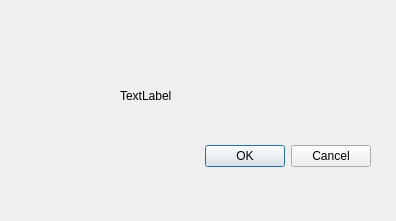
<?xml version="1.0" encoding="UTF-8"?>
<ui version="4.0">
 <class>Dialog</class>
 <widget class="QDialog" name="Dialog">
  <property name="geometry">
   <rect>
    <x>0</x>
    <y>0</y>
    <width>396</width>
    <height>221</height>
   </rect>
  </property>
  <property name="windowTitle">
   <string>Dialog</string>
  </property>
  <widget class="QDialogButtonBox" name="buttonBox">
   <property name="geometry">
    <rect>
     <x>30</x>
     <y>140</y>
     <width>341</width>
     <height>32</height>
    </rect>
   </property>
   <property name="orientation">
    <enum>Qt::Horizontal</enum>
   </property>
   <property name="standardButtons">
    <set>QDialogButtonBox::Cancel|QDialogButtonBox::Ok</set>
   </property>
  </widget>
  <widget class="QLabel" name="label">
   <property name="geometry">
    <rect>
     <x>120</x>
     <y>70</y>
     <width>151</width>
     <height>51</height>
    </rect>
   </property>
   <property name="text">
    <string>TextLabel</string>
   </property>
  </widget>
 </widget>
 <resources/>
 <connections>
  <connection>
   <sender>buttonBox</sender>
   <signal>accepted()</signal>
   <receiver>Dialog</receiver>
   <slot>accept()</slot>
   <hints>
    <hint type="sourcelabel">
     <x>248</x>
     <y>254</y>
    </hint>
    <hint type="destinationlabel">
     <x>157</x>
     <y>274</y>
    </hint>
   </hints>
  </connection>
  <connection>
   <sender>buttonBox</sender>
   <signal>rejected()</signal>
   <receiver>Dialog</receiver>
   <slot>reject()</slot>
   <hints>
    <hint type="sourcelabel">
     <x>316</x>
     <y>260</y>
    </hint>
    <hint type="destinationlabel">
     <x>286</x>
     <y>274</y>
    </hint>
   </hints>
  </connection>
 </connections>
</ui>
